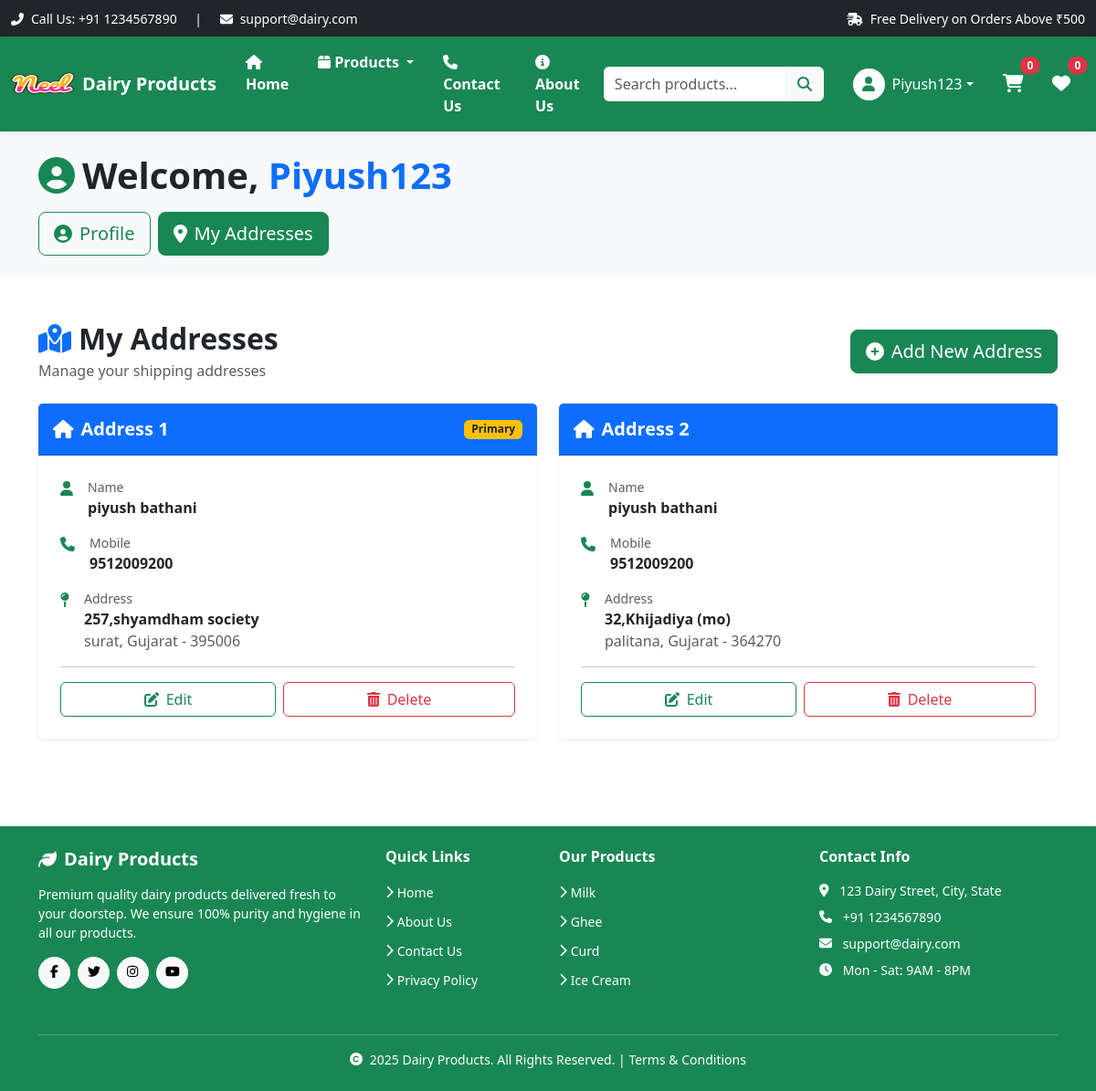
Page /address/ (signed in) on the committed database.
### app/models.py (models this page shows, shortened)
class Customer(models.Model):
    user = models.ForeignKey(User, on_delete=models.CASCADE)
    name = models.CharField(max_length=200)
    locality = models.CharField(max_length=200)
    city = models.CharField(max_length=50)
    mobile = models.CharField(max_length=10)
    zipcode = models.CharField(max_length=10)
    state = models.CharField(choices=STATE_CHOICES, max_length=50)

### app/views.py (the view)
# urls.py: path('address/', views.customer_address, name='customer-address'),
def customer_address(request):
    add = Customer.objects.filter(user=request.user)
    return render(request, 'app/customeraddress.html', locals())

### app/templates/app/customeraddress.html (shortened to what this page needs)
{% extends 'app/layout.html' %}
{% load static %}
{% block content %}
<div class="bg-light py-4 mb-4">
  <div class="container">
    <div class="row">
      <div class="col-12">
        <h1 class="display-6 fw-bold text-dark mb-3">
          <i class="fas fa-user-circle text-success me-2"></i>Welcome, <span class="text-capitalize text-primary">{{ request.user }}</span>
        </h1>
        <div class="d-flex gap-2 flex-wrap">
          <a href="{% url 'customer-profile' %}"
             class="btn {% if request.resolver_match.url_name == 'customer-profile' %}btn-success{% else %}btn-outline-success{% endif %} btn-lg">
            <i class="fas fa-user-circle me-2"></i>Profile
          </a>
          <a href="{% url 'customer-address' %}"
             class="btn {% if request.resolver_match.url_name == 'customer-address' %}btn-success{% else %}btn-outline-success{% endif %} btn-lg">
            <i class="fas fa-map-marker-alt me-2"></i>My Addresses
          </a>
        </div>
      </div>
    </div>
  </div>
</div>
<div class="container my-5">
    <div class="row">
      <div class="col-12">
      <div class="d-flex justify-content-between align-items-center mb-4">
        <div>
          <h2 class="fw-bold mb-1">
            <i class="fas fa-map-marked-alt text-primary me-2"></i>My Addresses
          </h2>
          <p class="text-muted mb-0">Manage your shipping addresses</p>
        </div>
        <a href="{% url 'customer-profile' %}" class="btn btn-success btn-lg shadow-sm">
          <i class="fas fa-plus-circle me-2"></i>Add New Address
        </a>
      </div>
      {% if add %}
        <div class="row row-cols-1 row-cols-lg-2 g-4">
          {% for ad in add %}
            <div class="col">
              <div class="card h-100 border-0 shadow-sm">
                <div class="card-header bg-primary text-white py-3">
                  <div class="d-flex justify-content-between align-items-center">
                    <h5 class="mb-0 fw-bold">
                      <i class="fas fa-home me-2"></i>Address {{ forloop.counter }}
                    </h5>
                    {% if forloop.first %}
                      <span class="badge bg-warning text-dark">Primary</span>
                    {% endif %}
                  </div>
                </div>
                <div class="card-body p-4">
                  <div class="mb-3">
                    <div class="d-flex align-items-start mb-2">
                      <i class="fas fa-user text-success me-3 mt-1"></i>
                      <div>
                        <small class="text-muted d-block">Name</small>
                        <p class="mb-0 fw-semibold">{{ ad.name }}</p>
                      </div>
                    </div>
                  </div>
                  <div class="mb-3">
                    <div class="d-flex align-items-start mb-2">
                      <i class="fas fa-phone text-success me-3 mt-1"></i>
                      <div>
                        <small class="text-muted d-block">Mobile</small>
                        <p class="mb-0 fw-semibold">{{ ad.mobile }}</p>
                      </div>
                    </div>
                  </div>
                  <div class="mb-3">
                    <div class="d-flex align-items-start mb-2">
                      <i class="fas fa-map-pin text-success me-3 mt-1"></i>
                      <div>
                        <small class="text-muted d-block">Address</small>
                        <p class="mb-0 fw-semibold">{{ ad.locality }}</p>
                        <p class="mb-0 text-muted">{{ ad.city }}, {{ ad.state }} - {{ ad.zipcode }}</p>
                      </div>
                    </div>
                  </div>
                  <hr class="my-3">
                  <div class="d-flex gap-2 justify-content-end">
                    <a href="{% url 'update-address' ad.id %}"
                       class="btn btn-outline-success flex-fill">
                       <i class="fas fa-edit me-2"></i>Edit
                    </a>
                    <form action="{% url 'delete-address' ad.id %}" method="POST" class="flex-fill">
                      <button type="submit" class="btn btn-outline-danger w-100" onclick="return confirm('Are you sure you want to delete this address?')">
                        <i class="fas fa-trash-alt me-2"></i>Delete
                      </button>
                    </form>
                  </div>
                </div>
              </div>
            </div>
          {% endfor %}
        </div>
      {% endif %}
      </div>
    </div>
  </div>
{% endblock %}

### app/templates/app/layout.html (shortened to what this page needs)
{% load static %} {% load django_browser_reload %}
<!DOCTYPE html>
<html lang="en">
  <head>
    <link
      href="https://cdn.jsdelivr.net/npm/bootstrap@5.3.8/dist/css/bootstrap.min.css"
      rel="stylesheet"
    />
    <link
      href="https://cdnjs.cloudflare.com/ajax/libs/font-awesome/6.4.0/css/all.min.css"
      rel="stylesheet"
    />
    <link rel="stylesheet" href="{% static 'app/css/owl.carousel.min.css' %}" />
    <link rel="stylesheet" href="{% static 'app/css/all.min.css' %}" />
    <link rel="stylesheet" href="{% static 'app/css/password-field.css' %}" />
    <link rel="stylesheet" href="{% static 'app/css/style.css' %}" />
  </head>
  <body class="d-flex flex-column min-vh-100">
    <div class="bg-dark text-white py-2">
      <div class="container-fluid">
        <div class="row">
          <div class="col-md-6 text-center text-md-start">
            <small>
              <i class="fas fa-phone-alt me-2"></i>Call Us: +91 1234567890
              <span class="mx-3">|</span>
              <i class="fas fa-envelope me-2"></i>support@dairy.com
            </small>
          </div>
          <div class="col-md-6 text-center text-md-end">
            <small>
              <i class="fas fa-shipping-fast me-2"></i>Free Delivery on Orders Above ₹500
            </small>
          </div>
        </div>
      </div>
    </div>
    <nav class="navbar navbar-expand-lg navbar-dark bg-success shadow-sm sticky-top">
      <div class="container-fluid">
        <a class="navbar-brand d-flex align-items-center" href="{% url 'home' %}">
          <img src="{% static "/app/images/products/Neel.png" %}" alt="Dairy Logo"
          width="70" height="50" class="me-2" />
          <span class="fw-bold d-none d-md-inline">Dairy Products</span>
        </a>
        <div class="collapse navbar-collapse" id="navbarSupportedContent">
          <ul class="navbar-nav me-auto mb-2 mb-lg-0">
            <li class="nav-item">
              <a class="nav-link text-white fw-semibold px-3" aria-current="page" href="{% url 'home' %}">
                <i class="fas fa-home me-1"></i>Home
              </a>
            </li>
            <li class="nav-item dropdown">
              <a
                class="nav-link dropdown-toggle text-white fw-semibold px-3"
                href="#"
                role="button"
                data-bs-toggle="dropdown"
                aria-expanded="false"
              >
                <i class="fas fa-box me-1"></i>Products
              </a>
            </li>
            <li class="nav-item">
              <a class="nav-link text-white fw-semibold px-3" href="{% url 'contactus' %}">
                <i class="fas fa-phone me-1"></i>Contact Us
              </a>
            </li>
            <li class="nav-item">
              <a class="nav-link text-white fw-semibold px-3" href="{% url 'aboutus' %}">
                <i class="fas fa-info-circle me-1"></i>About Us
              </a>
            </li>
          </ul>
          <form class="d-flex me-3 my-2 my-lg-0" role="search">
            <div class="input-group">
              <input
                class="form-control border-0"
                type="search"
                placeholder="Search products..."
                aria-label="Search"
              />
              <button class="btn btn-light text-success" type="submit">
                <i class="fas fa-search"></i>
              </button>
            </div>
          </form>
          <ul class="navbar-nav mb-2 mb-lg-0 align-items-lg-center">
  {% if request.user.is_authenticated %}
    <li class="nav-item dropdown mx-2">
      <a
        class="nav-link dropdown-toggle text-white d-flex align-items-center"
        href="#"
        id="profileDropdown"
        role="button"
        data-bs-toggle="dropdown"
        aria-expanded="false"
      >
        <div class="bg-white text-success rounded-circle d-flex align-items-center justify-content-center me-2"
             style="width: 35px; height: 35px;">
          <i class="fas fa-user"></i>
        </div>
        <span class="d-none d-lg-inline">{{request.user.username|title}}</span>
      </a>
    </li>
    <li class="nav-item mx-2">
      <a href="{% url 'show-cart' %}" class="nav-link text-white position-relative">
        <i class="fas fa-shopping-cart fs-5"></i>
        {% if request.user.is_authenticated %}
          <span id="cart-badge" class="position-absolute top-0 start-100 translate-middle badge rounded-pill bg-danger">
            {{ request.user.cart_set.count|default:"0" }}
          </span>
        {% endif %}
      </a>
    </li>
    <li class="nav-item mx-2">
      <a href="#" class="nav-link text-white position-relative">
        <i class="fas fa-heart fs-5"></i>
        {% if request.user.is_authenticated %}
          <span class="position-absolute top-0 start-100 translate-middle badge rounded-pill bg-danger">
            0
          </span>
        {% endif %}
      </a>
    </li>
  {% endif %}
</ul>
        </div>
      </div>
    </nav>
    <main class="flex-grow-1">
      {% block content %} {% endblock %}
    </main>
    <footer class="bg-success text-white mt-5">
      <div class="container py-4">
        <div class="row">
          <div class="col-md-4 mb-3">
            <h5 class="fw-bold mb-3">
              <i class="fas fa-leaf me-2"></i>Dairy Products
            </h5>
            <p class="small">
              Premium quality dairy products delivered fresh to your doorstep.
              We ensure 100% purity and hygiene in all our products.
            </p>
            <div class="d-flex gap-2">
              <a href="#" class="btn btn-light btn-sm rounded-circle" style="width: 35px; height: 35px;">
                <i class="fab fa-facebook-f"></i>
              </a>
              <a href="#" class="btn btn-light btn-sm rounded-circle" style="width: 35px; height: 35px;">
                <i class="fab fa-twitter"></i>
              </a>
              <a href="#" class="btn btn-light btn-sm rounded-circle" style="width: 35px; height: 35px;">
                <i class="fab fa-instagram"></i>
              </a>
              <a href="#" class="btn btn-light btn-sm rounded-circle" style="width: 35px; height: 35px;">
                <i class="fab fa-youtube"></i>
              </a>
            </div>
          </div>
          <div class="col-md-2 mb-3">
            <h6 class="fw-bold mb-3">Quick Links</h6>
            <ul class="list-unstyled">
              <li class="mb-2">
                <a href="{% url 'home' %}" class="text-white text-decoration-none small">
                  <i class="fas fa-chevron-right me-1"></i>Home
                </a>
              </li>
              <li class="mb-2">
                <a href="{% url 'aboutus' %}" class="text-white text-decoration-none small">
                  <i class="fas fa-chevron-right me-1"></i>About Us
                </a>
              </li>
              <li class="mb-2">
                <a href="{% url 'contactus' %}" class="text-white text-decoration-none small">
                  <i class="fas fa-chevron-right me-1"></i>Contact Us
                </a>
              </li>
              <li class="mb-2">
                <a href="#" class="text-white text-decoration-none small">
                  <i class="fas fa-chevron-right me-1"></i>Privacy Policy
                </a>
              </li>
            </ul>
          </div>
          <div class="col-md-3 mb-3">
            <h6 class="fw-bold mb-3">Our Products</h6>
            <ul class="list-unstyled">
              <li class="mb-2">
                <a href="{% url 'category' 'ML' %}" class="text-white text-decoration-none small">
                  <i class="fas fa-chevron-right me-1"></i>Milk
                </a>
              </li>
              <li class="mb-2">
                <a href="{% url 'category' 'GH' %}" class="text-white text-decoration-none small">
                  <i class="fas fa-chevron-right me-1"></i>Ghee
                </a>
              </li>
              <li class="mb-2">
                <a href="{% url 'category' 'CR' %}" class="text-white text-decoration-none small">
                  <i class="fas fa-chevron-right me-1"></i>Curd
                </a>
              </li>
              <li class="mb-2">
                <a href="{% url 'category' 'IC' %}" class="text-white text-decoration-none small">
                  <i class="fas fa-chevron-right me-1"></i>Ice Cream
                </a>
              </li>
            </ul>
          </div>
          <div class="col-md-3 mb-3">
            <h6 class="fw-bold mb-3">Contact Info</h6>
            <ul class="list-unstyled small">
              <li class="mb-2">
                <i class="fas fa-map-marker-alt me-2"></i>
                123 Dairy Street, City, State
              </li>
              <li class="mb-2">
                <i class="fas fa-phone me-2"></i>
                +91 1234567890
              </li>
              <li class="mb-2">
                <i class="fas fa-envelope me-2"></i>
                support@dairy.com
              </li>
              <li class="mb-2">
                <i class="fas fa-clock me-2"></i>
                Mon - Sat: 9AM - 8PM
              </li>
            </ul>
          </div>
        </div>
        <hr class="border-light my-3">
        <div class="row">
          <div class="col-12 text-center">
            <p class="small mb-0">
              <i class="fas fa-copyright me-1"></i>
              2025 Dairy Products. All Rights Reserved. |
              <a href="#" class="text-white text-decoration-none">Terms & Conditions</a>
            </p>
          </div>
        </div>
      </div>
    </footer>
  </body>
</html>

### rows in the picture
Customer: shows "Primary", name "piyush bathani", mobile "9512009200", locality "257,shyamdham society", city "surat", state "Gujarat", zipcode "395006"
Customer: name "piyush bathani", mobile "9512009200", locality "32,Khijadiya (mo)", city "palitana", state "Gujarat", zipcode "364270"

### other values in the picture
{{ request.user.username|title }} "Piyush123"
{{ request.user.cart_set.count|default:"0" }} "0"
{{ request.user }} "Piyush123"
